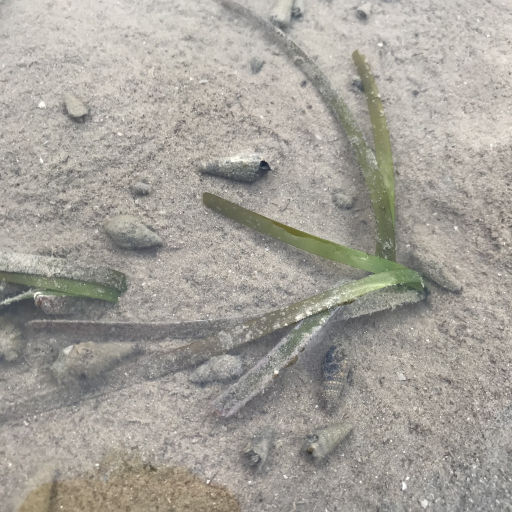
#> input picture app/assets/images/onboarding/identify.jpg, 1024 x 1024 px (shown at 1/2 size)
$ python -i leaf_focus.py   (imports and definitions only)
#> lines starting #> are read from the running program, lines starting #| are printed output that depends on the picture; after the words box and inside, x2 and y2 are one past the last pixel; in counts of white or black regions, pixels touching at a corner belong together
"""Plant-visible mask and optional crop. IMPLEMENTATION, not a paper formula.

Paper step 1 is “select images that actually show leaf shape, blade width, color.”
A hard green-pixel cut drops real blades (brown *Halophila*, pale wrack, lab cards).
So the mask is a diagnostic + optional zoom, not a reject rule.

Masks run on a 512px preview so iNaturalist originals do not grind the laptop.
"""

from __future__ import annotations

import numpy as np
from skimage.color import rgb2hsv
from skimage.transform import resize

ANALYZE_MAX_SIDE = 512

_EXG_MIN = 20
_HUE_LO = 0.16
_HUE_HI = 0.50
_SAT_MIN = 0.12
_VAL_LO = 0.08
_VAL_HI = 0.92

CROP_PAD = 0.15
CROP_MIN_AREA = 0.02
CROP_MAX_AREA = 0.90
CROP_MIN_SIDE = 16


def for_analysis(rgb: np.ndarray) -> tuple[np.ndarray, float, float]:
    """Return (preview, scale_x, scale_y) mapping preview pixels → original."""
    height, width = rgb.shape[:2]
    longest = max(height, width)
    if longest <= ANALYZE_MAX_SIDE:
        return rgb, 1.0, 1.0
    scale = ANALYZE_MAX_SIDE / float(longest)
    new_h = max(1, int(round(height * scale)))
    new_w = max(1, int(round(width * scale)))
    small = resize(
        rgb,
        (new_h, new_w),
        preserve_range=True,
        anti_aliasing=True,
    ).astype(np.uint8)
    return small, width / float(new_w), height / float(new_h)


def plant_mask(rgb: np.ndarray) -> np.ndarray:
    red = rgb[:, :, 0].astype(np.int16)
    green = rgb[:, :, 1].astype(np.int16)
    blue = rgb[:, :, 2].astype(np.int16)
    excess_green = (2 * green) - red - blue
    hsv = rgb2hsv(rgb.astype(np.float64) / 255.0)
    hue, sat, val = hsv[:, :, 0], hsv[:, :, 1], hsv[:, :, 2]
    greenish = (
        (hue >= _HUE_LO)
        & (hue <= _HUE_HI)
        & (sat >= _SAT_MIN)
        & (val >= _VAL_LO)
        & (val <= _VAL_HI)
    )
    return (excess_green >= _EXG_MIN) & greenish


def plant_fraction(rgb: np.ndarray) -> float:
    small, _, _ = for_analysis(rgb)
    mask = plant_mask(small)
    if mask.size == 0:
        return 0.0
    return float(mask.mean())


def sky_fraction(rgb: np.ndarray) -> float:
    """Share of the top third that looks like open sky. Diagnostic only."""
    small, _, _ = for_analysis(rgb)
    top = small[: max(1, small.shape[0] // 3)]
    hsv = rgb2hsv(top.astype(np.float64) / 255.0)
    hue, sat, val = hsv[:, :, 0], hsv[:, :, 1], hsv[:, :, 2]
    blue_sky = (hue >= 0.50) & (hue <= 0.75) & (val >= 0.55)
    white_sky = (sat <= 0.12) & (val >= 0.78)
    return float((blue_sky | white_sky).mean())


def _crop_from_mask(
    rgb: np.ndarray,
    mask: np.ndarray,
    scale_x: float,
    scale_y: float,
) -> tuple[np.ndarray, bool]:
    if mask.size == 0 or not mask.any():
        return rgb, False
    rows = np.where(mask.any(axis=1))[0]
    cols = np.where(mask.any(axis=0))[0]
    if len(rows) == 0 or len(cols) == 0:
        return rgb, False
    y0, y1 = int(rows[0]), int(rows[-1]) + 1
    x0, x1 = int(cols[0]), int(cols[-1]) + 1
    small_h, small_w = mask.shape[:2]
    area_frac = float((y1 - y0) * (x1 - x0)) / float(small_h * small_w)
    if area_frac < CROP_MIN_AREA or area_frac > CROP_MAX_AREA:
        return rgb, False
    pad_y = int(round((y1 - y0) * CROP_PAD))
    pad_x = int(round((x1 - x0) * CROP_PAD))
    top = max(0, int((y0 - pad_y) * scale_y))
    left = max(0, int((x0 - pad_x) * scale_x))
    bottom = min(rgb.shape[0], int((y1 + pad_y) * scale_y))
    right = min(rgb.shape[1], int((x1 + pad_x) * scale_x))
    if bottom - top < CROP_MIN_SIDE or right - left < CROP_MIN_SIDE:
        return rgb, False
    return rgb[top:bottom, left:right], True


def crop_to_plant(rgb: np.ndarray) -> tuple[np.ndarray, bool]:
    """Zoom to the plant-mask bbox when it is a mid-size region. Else full frame."""
    small, scale_x, scale_y = for_analysis(rgb)
    return _crop_from_mask(rgb, plant_mask(small), scale_x, scale_y)


def analyze_and_crop(rgb: np.ndarray) -> tuple[np.ndarray, float, float, bool]:
    """One preview pass: plant fraction, sky fraction, optional crop."""
    small, scale_x, scale_y = for_analysis(rgb)
    mask = plant_mask(small)
    frac = float(mask.mean()) if mask.size else 0.0
    top = small[: max(1, small.shape[0] // 3)]
    hsv = rgb2hsv(top.astype(np.float64) / 255.0)
    hue, sat, val = hsv[:, :, 0], hsv[:, :, 1], hsv[:, :, 2]
    blue_sky = (hue >= 0.50) & (hue <= 0.75) & (val >= 0.55)
    white_sky = (sat <= 0.12) & (val >= 0.78)
    sky = float((blue_sky | white_sky).mean())
    cropped, did = _crop_from_mask(rgb, mask, scale_x, scale_y)
    return cropped, frac, sky, did

>>> import cv2
>>> picture = cv2.cvtColor(cv2.imread('../../app/assets/images/onboarding/identify.jpg'), cv2.COLOR_BGR2RGB)
>>> result = analyze_and_crop(picture)
#> in analyze_and_crop, `small, scale_x, scale_y = for_analysis(rgb)`: scale_x = 2
#> in plant_mask, `excess_green = (2 * green) - red - blue`:
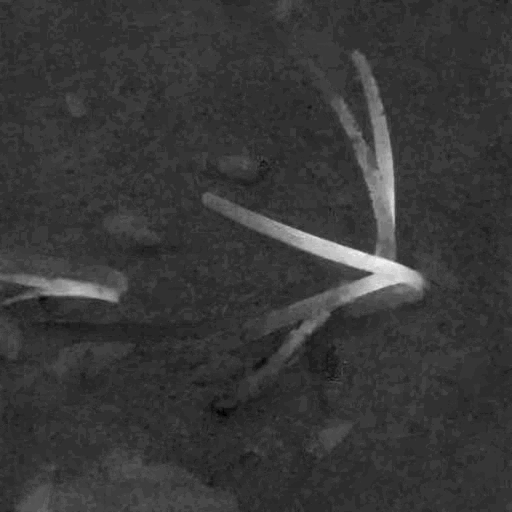
#> excess_green: shape (512, 512) int16; min -18, max 80, mean 3.7; drawn with min black and max white
#> in plant_mask, `hsv = rgb2hsv(rgb.astype(np.float64) / 255.0)`: hsv: shape (512, 512, 3) float64; mean of channels 0, 1, 2 0.14, 0.0725, 0.647
#> in plant_mask, `greenish = ( (hue >= _HUE_LO) & (hue <= _HUE_HI) & (sat >= _SAT_MIN) &..`:
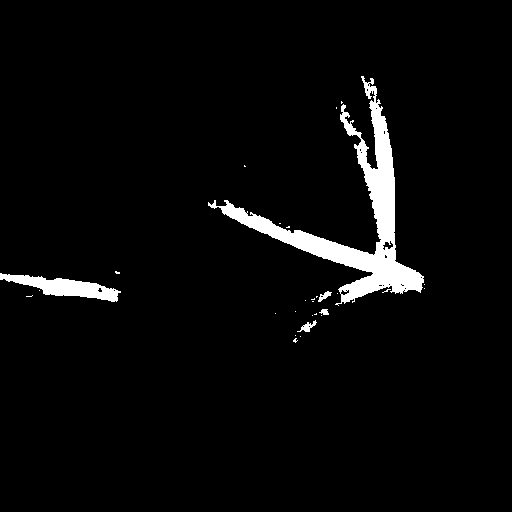
#> greenish: shape (512, 512) bool; 3.8% white; 29 white regions (24 under 20 px), largest, box (x1, y1, x2, y2) and area: (208, 76, 424, 306) 8095, (0, 273, 121, 302) 1503, (297, 320, 317, 332) 93, (318, 291, 332, 302) 68, (319, 309, 329, 315) 41
#> in plant_mask, `return (excess_green >= _EXG_MIN) & greenish`:
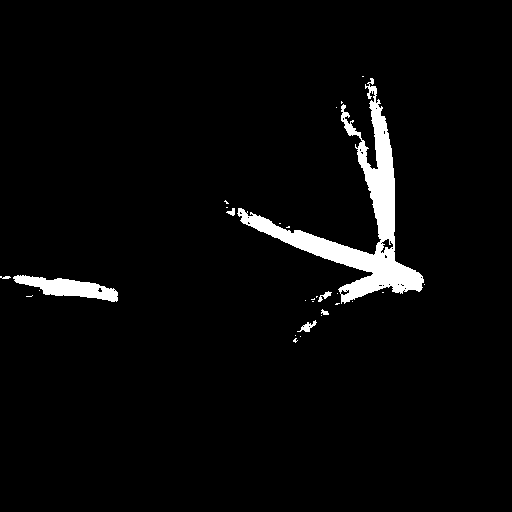
#> returned value: shape (512, 512) bool; 3.5% white; 29 white regions (22 under 20 px), largest, box (x1, y1, x2, y2) and area: (237, 78, 424, 304) 7561, (13, 275, 118, 302) 1379, (297, 320, 317, 332) 93
#> in analyze_and_crop, `frac = float(mask.mean()) if mask.size else 0.0`: frac = 0.0353
#> in analyze_and_crop, `top = small[: max(1, small.shape[0] // 3)]`:
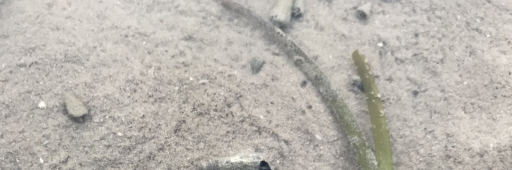
#> top: shape (170, 512, 3); mean R, G, B 187.1, 182.9, 175.7
#> in analyze_and_crop, `hsv = rgb2hsv(top.astype(np.float64) / 255.0)`: hsv: shape (170, 512, 3) float64; mean of channels 0, 1, 2 0.109, 0.0629, 0.734
#> in analyze_and_crop, `blue_sky = (hue >= 0.50) & (hue <= 0.75) & (val >= 0.55)`:
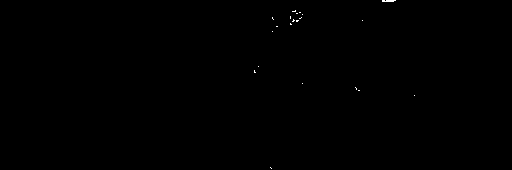
#> blue_sky: shape (170, 512) bool; 0.09% white in thin lines or dots, all inside (x1, y1, x2, y2) = (254, 0, 415, 169)
#> in analyze_and_crop, `white_sky = (sat <= 0.12) & (val >= 0.78)`:
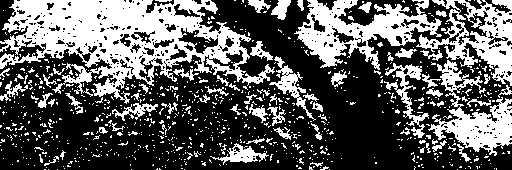
#> white_sky: shape (170, 512) bool; 36.9% white; 866 white regions (801 under 20 px), largest, box (x1, y1, x2, y2) and area: (0, 0, 275, 104) 12695, (294, 0, 442, 70) 4299, (416, 0, 512, 86) 3211
#> in analyze_and_crop, `sky = float((blue_sky | white_sky).mean())`: sky = 0.369
#> in _crop_from_mask, `rows = np.where(mask.any(axis=1))[0]`: rows = 254 values from 76 to 342
#> in _crop_from_mask, `cols = np.where(mask.any(axis=0))[0]`: cols = 315 values from 0 to 424
#> in _crop_from_mask, `y0, y1 = int(rows[0]), int(rows[-1]) + 1`: y0 = 76; y1 = 343
#> in _crop_from_mask, `x0, x1 = int(cols[0]), int(cols[-1]) + 1`: x0 = 0; x1 = 425
#> in _crop_from_mask, `area_frac = float((y1 - y0) * (x1 - x0)) / float(small_h * small_w)`: area_frac = 0.433
#> in _crop_from_mask, `pad_y = int(round((y1 - y0) * CROP_PAD))`: pad_y = 40
#> in _crop_from_mask, `pad_x = int(round((x1 - x0) * CROP_PAD))`: pad_x = 64
#> in _crop_from_mask, `top = max(0, int((y0 - pad_y) * scale_y))`: top = 72
#> in _crop_from_mask, `left = max(0, int((x0 - pad_x) * scale_x))`: left = 0
#> in _crop_from_mask, `bottom = min(rgb.shape[0], int((y1 + pad_y) * scale_y))`: bottom = 766
#> in _crop_from_mask, `right = min(rgb.shape[1], int((x1 + pad_x) * scale_x))`: right = 978
#> in analyze_and_crop, `cropped, did = _crop_from_mask(rgb, mask, scale_x, scale_y)`:
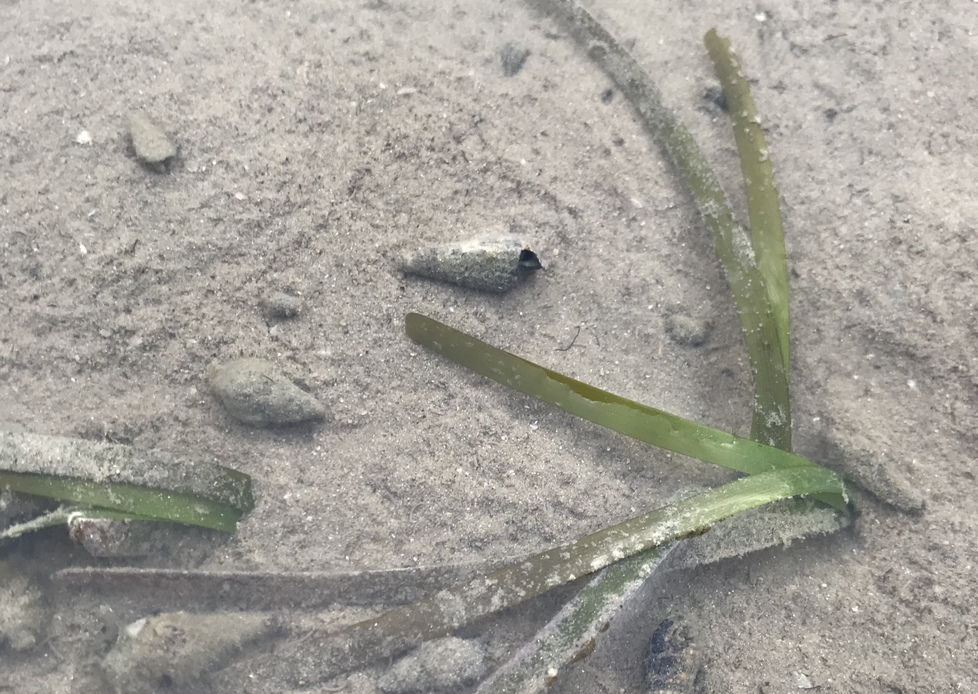
#> cropped: shape (694, 978, 3); mean R, G, B 162.9, 160, 152.5
#> in analyze_and_crop, `cropped, did = _crop_from_mask(rgb, mask, scale_x, scale_y)`: did = True

$ run again, on app/assets/images/onboarding/learn.jpg
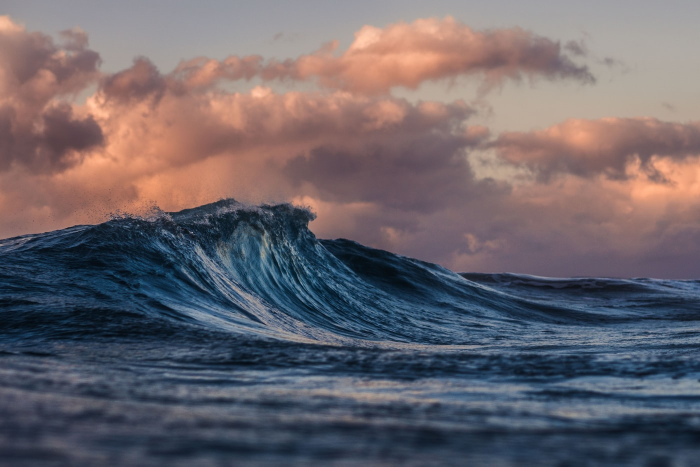
#> input picture app/assets/images/onboarding/learn.jpg, 1400 x 933 px (shown at 1/2 size)
#> scale_x = 2.73; scale_y = 2.74
#> in plant_mask, `hue, sat, val = hsv[:, :, 0], hsv[:, :, 1], hsv[:, :, 2]`:
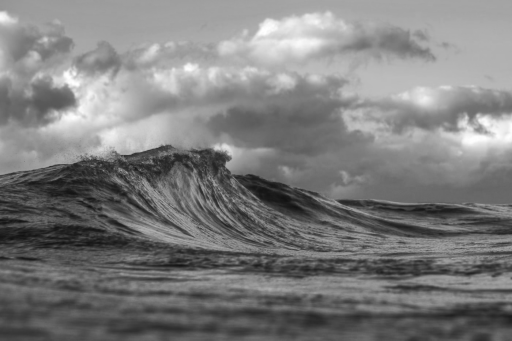
#> val: shape (341, 512) float64; min 0.0706, max 0.996, mean 0.49
#> greenish: shape (341, 512) bool; every value is 0
#> frac = 0
#> in analyze_and_crop, `blue_sky = (hue >= 0.50) & (hue <= 0.75) & (val >= 0.55)`:
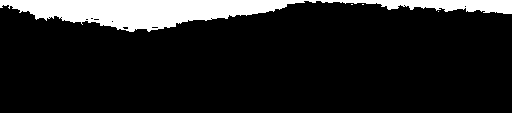
#> blue_sky: shape (113, 512) bool; 12.5% white; 4 white regions (3 under 20 px), largest, box (x1, y1, x2, y2) and area: (0, 0, 512, 32) 7214
#> white_sky: shape (113, 512) bool; every value is 0
#> sky = 0.125
#> did = False

$ run again, on app/assets/images/onboarding/learn.png
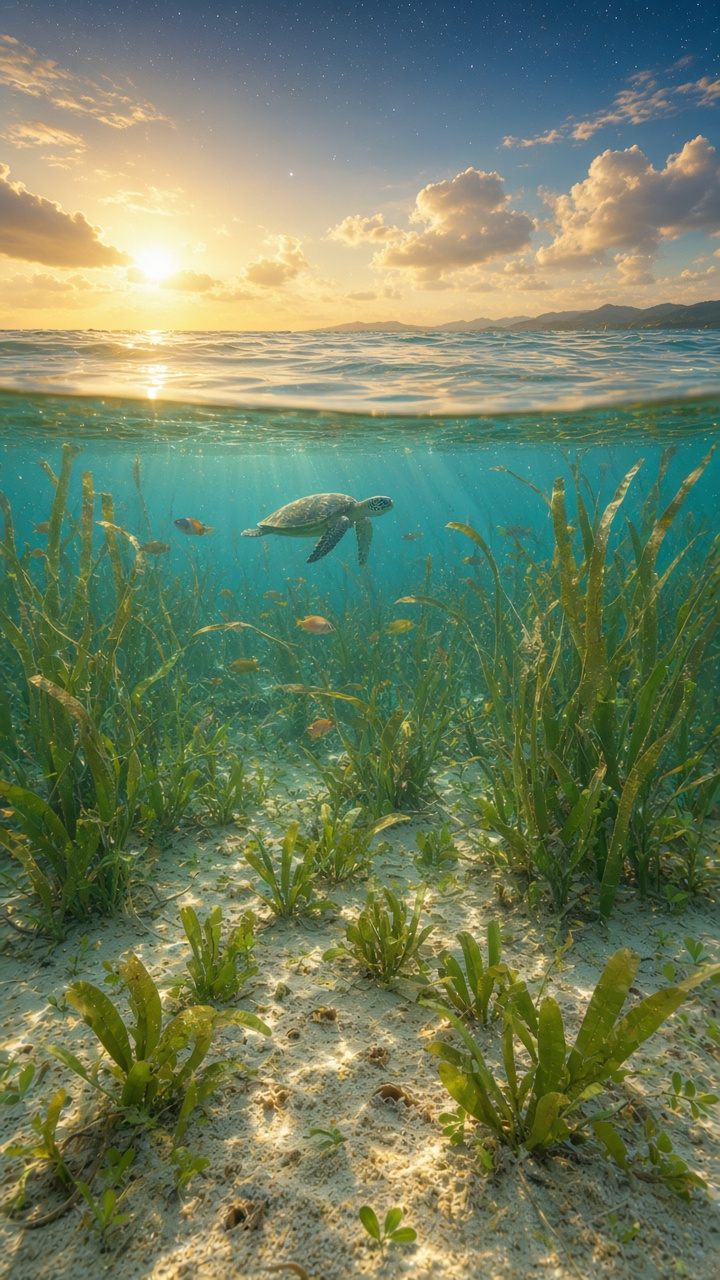
#> input picture app/assets/images/onboarding/learn.png, 720 x 1280 px
#> scale_x = 2.5
#> in plant_mask, `greenish = ( (hue >= _HUE_LO) & (hue <= _HUE_HI) & (sat >= _SAT_MIN) &..`:
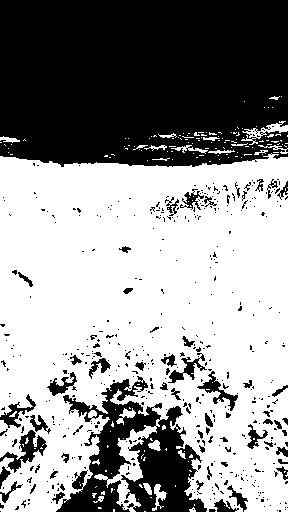
#> greenish: shape (512, 288) bool; 58.2% white; 473 black regions (410 under 20 px), largest, box (x1, y1, x2, y2) and area: (0, 0, 288, 167) 45567, (56, 376, 207, 512) 9218, (0, 430, 47, 473) 650
#> frac = 0.579
#> blue_sky: shape (170, 288) bool; 7.1% white; 46 white regions (43 under 20 px), largest, box (x1, y1, x2, y2) and area: (97, 38, 254, 84) 3342, (256, 57, 266, 67) 33, (271, 94, 282, 98) 25
#> white_sky: shape (170, 288) bool; 0.67% white; 5 white regions (3 under 20 px), largest, box (x1, y1, x2, y2) and area: (52, 97, 74, 117) 272, (59, 150, 66, 159) 30
#> sky = 0.0772
#> rows = 393 values from 96 to 511
#> cols = 288 values from 0 to 287
#> y0 = 96; y1 = 512
#> x0 = 0; x1 = 288
#> area_frac = 0.812
#> pad_y = 62
#> pad_x = 43
#> in _crop_from_mask, `top = max(0, int((y0 - pad_y) * scale_y))`: top = 85
#> left = 0
#> bottom = 1280
#> right = 720
#> in analyze_and_crop, `cropped, did = _crop_from_mask(rgb, mask, scale_x, scale_y)`:
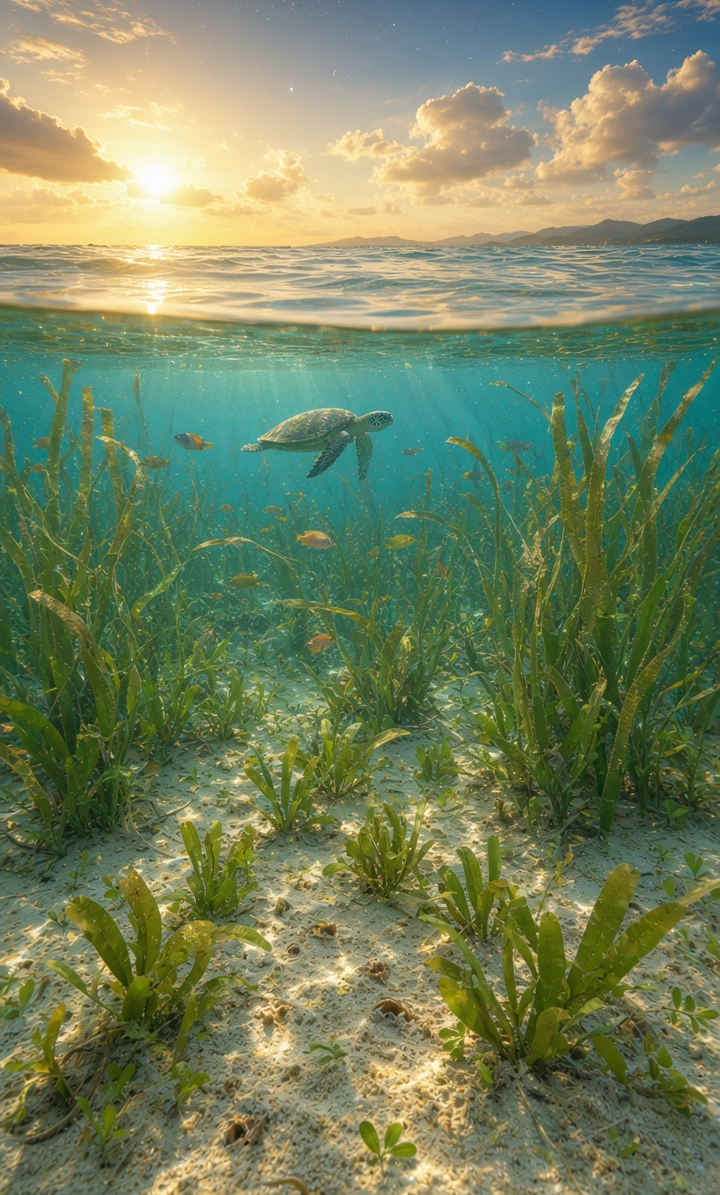
#> cropped: shape (1195, 720, 3); mean R, G, B 115.3, 129.7, 94.6
#> did = True
